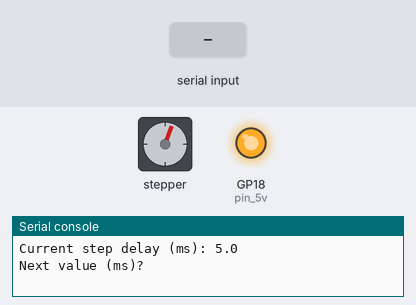
Recording of a program running on a simulated Raspberry Pi Pico running MicroPython. Shown: stepper motor, output pins drawn as LEDs (lit = HIGH), the last lines printed to the serial console. The inputs (shaded band) are chosen by the test bench. The stepper is drawn at 2048 steps a turn; pins used as bus, display or sensor lines are not drawn.

Above: at 1.2 s.
1.3 s: "1" typed at the serial console, then Enter
At 1.72 s:
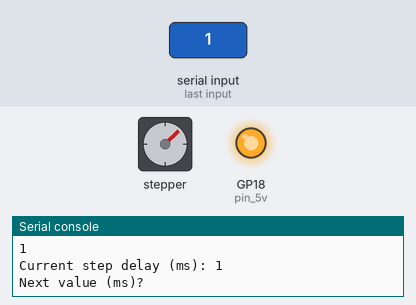
4.3 s: "2" typed at the serial console, then Enter
At 4.72 s:
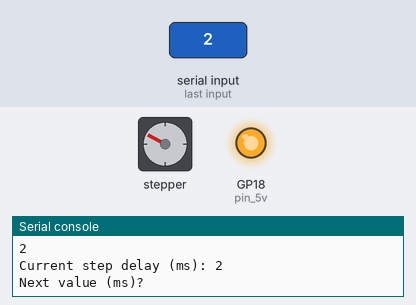
7.3 s: "1" typed at the serial console, then Enter
At 7.72 s:
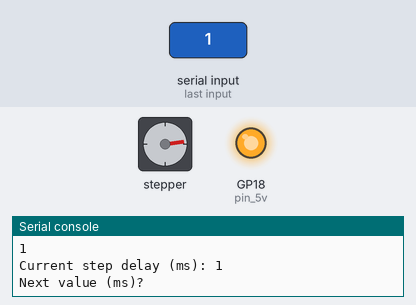
Timing chart, 0 to 16.3 s (numbered marks = the images above; inputs shaded):
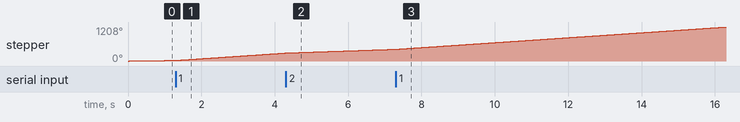

The program:

test-stepper.py
```python
from machine import Pin, Timer
import utime as time
import select
import sys

# simple test that takes user input to set the step delay

sequence=[
    [1,0,0,0],
    [1,1,0,0],
    [0,1,0,0],
    [0,1,1,0],
    [0,0,1,0],
    [0,0,1,1],
    [0,0,0,1],
    [1,0,0,1]
]

step=0

gpio_5v=18
gpio_coil=[28,27,26,22]
pin_5v=Pin(gpio_5v, Pin.OUT)
pins_coil=[]

def do_step(trigger):
    global step

    # very basic, do a step
    sequence_values=sequence[step]

    # update stepper coil outputs
    for i in range(0, len(sequence_values)):
        pins_coil[i].value(sequence_values[i])

    # setup next step
    step=(step+1)%len(sequence)

for g in gpio_coil:
    pins_coil.append(Pin(g, Pin.OUT))

delay_ms=5.0
timer=Timer()

try:

    pin_5v.on()

    while True:
        frequency=1000.0/delay_ms
        timer.init(freq=frequency, mode=Timer.PERIODIC, callback=do_step)
        print("Current step delay (ms): {}".format(delay_ms))
        try:
            delay_ms=eval(input("Next value (ms)? "))
        except:
            print("ERROR: unable to parse input, make sure it's a <float>")
finally:
    timer.deinit()
    pin_5v.off()
    for p in pins_coil:
        p.off()
```
